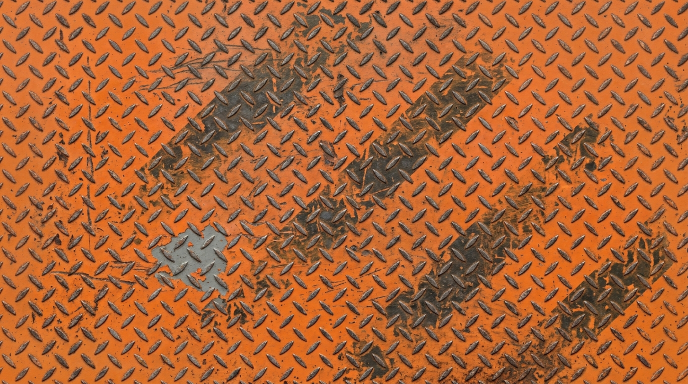
#> input picture A_seamless_tileable_texture_he_1.jpg, 1376 x 768 px (shown at 1/2 size)
$ python gen_garage_assets.py
#> lines starting #> are read from the running program, lines starting #| are printed output that depends on the picture
# -*- coding: utf-8 -*-
"""Ассеты гаража-меню (03.09.2026): монета-гайка, значок «ролик» и
текстуры бокса. Отдельно от gen_ui_assets.py — тот перезаписывает
значки оружия, а wg_mine.png правился руками (.bak рядом).

Запуск:  py tools/gen_garage_assets.py   (из корня проекта)

  assets/ui/garage/coin.png          — жёлтая гайка-монета (64x64)
  assets/ui/garage/play.png          — белый треугольник «ролик» (40x40)
  assets/ui/garage/wall_panels.png   — светлая рифлёная стена, тайл
  assets/ui/garage/concrete.png      — тёплый бетон пола, тайл
  assets/ui/garage/diamond_orange.jpg — оранжевый рифлёный лист
                                        (референс из корня, 1024 px)
"""
import os
import math
import numpy as np
from PIL import Image, ImageDraw, ImageFilter

ROOT = os.path.dirname(os.path.dirname(os.path.abspath(__file__)))
OUT = os.path.join(ROOT, "assets", "ui", "garage")
os.makedirs(OUT, exist_ok=True)

INK = (23, 27, 32)
YELLOW = (242, 194, 28)
YELLOW_DARK = (196, 150, 14)


def hexagon(cx, cy, r, rot=0.0):
    return [(cx + r * math.cos(rot + i * math.pi / 3),
             cy + r * math.sin(rot + i * math.pi / 3)) for i in range(6)]


def bake_coin(size=64):
    """Гайка-монета: жёлтый шестигранник с чернильным кантом и отверстием."""
#> called with size = 64
    s = size * 4  # рисуем крупно, потом уменьшаем — гладкие кромки
    img = Image.new("RGBA", (s, s), (0, 0, 0, 0))
#> img: PIL image 256x256 RGBA; every value is 0
    d = ImageDraw.Draw(img)
    c = s / 2
    d.polygon(hexagon(c, c, s * 0.47), fill=INK + (255,))
    d.polygon(hexagon(c, c, s * 0.41), fill=YELLOW + (255,))
    # Тень нижних граней — объём.
    d.polygon(hexagon(c, c + s * 0.03, s * 0.41), fill=YELLOW_DARK + (110,))
    d.polygon(hexagon(c, c, s * 0.41), fill=YELLOW + (0,))
    d.polygon(hexagon(c, c - s * 0.015, s * 0.385), fill=YELLOW + (255,))
    # Отверстие.
    d.ellipse((c - s * 0.17, c - s * 0.17, c + s * 0.17, c + s * 0.17),
              fill=INK + (255,))
    d.ellipse((c - s * 0.12, c - s * 0.12, c + s * 0.12, c + s * 0.12),
              fill=YELLOW_DARK + (255,))
    # Блик.
    d.pieslice((c - s * 0.36, c - s * 0.36, c + s * 0.36, c + s * 0.36),
               200, 250, fill=(255, 255, 255, 70))
    return img.resize((size, size), Image.LANCZOS)


def bake_play(size=40):
    """Треугольник «ролик»: белый с чернильной обводкой (на бирюзе)."""
#> called with size = 40
    s = size * 4
    img = Image.new("RGBA", (s, s), (0, 0, 0, 0))
#> img: PIL image 160x160 RGBA; every value is 0
    d = ImageDraw.Draw(img)
    pts = [(s * 0.22, s * 0.12), (s * 0.22, s * 0.88), (s * 0.88, s * 0.5)]
    d.polygon(pts, fill=INK + (255,))
    inner = [(s * 0.30, s * 0.26), (s * 0.30, s * 0.74), (s * 0.76, s * 0.5)]
    d.polygon(inner, fill=(255, 255, 255, 255))
    return img.resize((size, size), Image.LANCZOS)
#> returned value: PIL image 40x40 RGBA


def noise(h, w, seed, octaves=(4, 16, 64), amp=1.0):
#> called with h = 512, w = 256, seed = 11, octaves = (8, 32, 128), amp = 3
    rng = np.random.default_rng(seed)
    acc = np.zeros((h, w), dtype=np.float32)
    for k, cells in enumerate(octaves):
        small = rng.normal(0, 1, (cells, cells)).astype(np.float32)
        img = Image.fromarray(small, "F").resize((w, h), Image.BICUBIC)
        acc += np.asarray(img) * (amp / (k + 1))
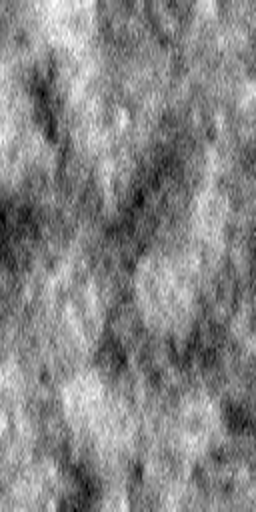
#> acc: shape (512, 256) float32; min -9.18, max 8.09, mean -0.129; drawn with min black and max white
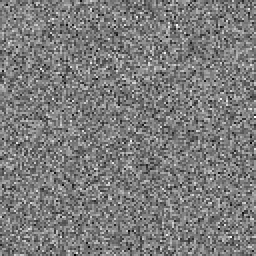
#> small: shape (128, 128) float32 (shown 2 times larger); min -3.63, max 3.83, mean 0.000734; drawn with min black and max white
    return acc


def bake_wall(w=256, h=512, ribs=8):
    """Светлая рифлёная стена бокса: горизонтальные панели, шов снизу."""
    base = np.array((201, 193, 180), dtype=np.float32)
    yy = np.arange(h)[:, None]
    period = h / ribs
    t = (yy % period) / period                      # 0..1 внутри панели
    shade = 1.0 + 0.10 * np.cos(t * 2 * math.pi)    # выпуклая панель
    seam = np.where(t > 0.94, 0.68, 1.0)            # тёмный шов
    arr = np.ones((h, w, 3), dtype=np.float32) * base
    arr *= (shade * seam)[:, :, None]
    arr += noise(h, w, 11, (8, 32, 128), 3.0)[:, :, None]
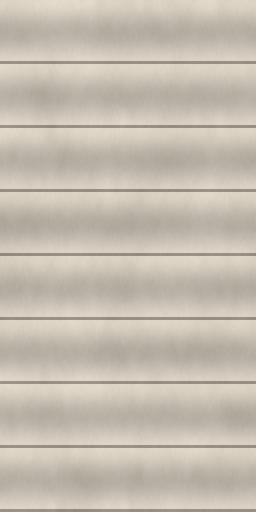
#> arr: shape (512, 256, 3) float32; mean of channels 0, 1, 2 197.6, 189.7, 176.9; drawn as R, G, B
    return Image.fromarray(np.clip(arr, 0, 255).astype(np.uint8), "RGB")
#> returned value: PIL image 256x512 RGB


def bake_concrete(size=512):
    """Тёплый серый бетон с пятнами — пол бокса."""
#> called with size = 512
    base = np.array((150, 145, 138), dtype=np.float32)
#> base = [150, 145, 138]
    n = noise(size, size, 5, (4, 8, 32, 128), 9.0)
#> call 2 of noise, with h = 512, w = 512, seed = 5, octaves = (4, 8, 32, 128), amp = 9
#> after the loop in noise (call 2), `for k, cells in enumerate(octaves):`:
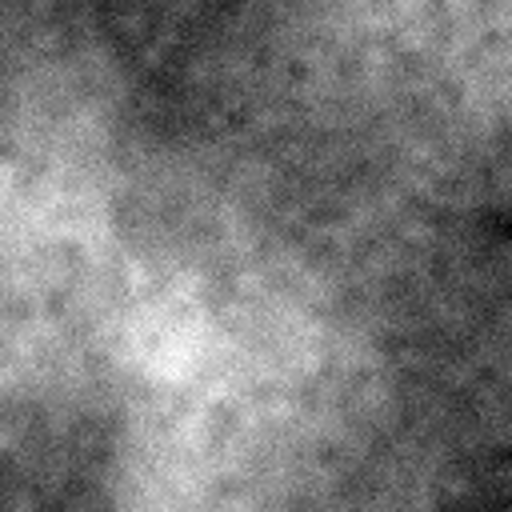
#> acc: shape (512, 512) float32; min -32.71, max 31.88, mean -1.6; drawn with min black and max white
#> after the loop in noise (call 2), `for k, cells in enumerate(octaves):`:
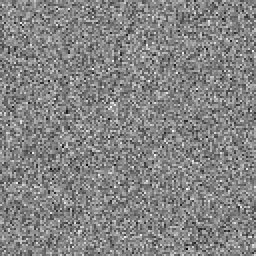
#> small: shape (128, 128) float32 (shown 2 times larger); min -4.02, max 3.75, mean 0.0154; drawn with min black and max white
    arr = np.ones((size, size, 3), dtype=np.float32) * base + n[:, :, None]
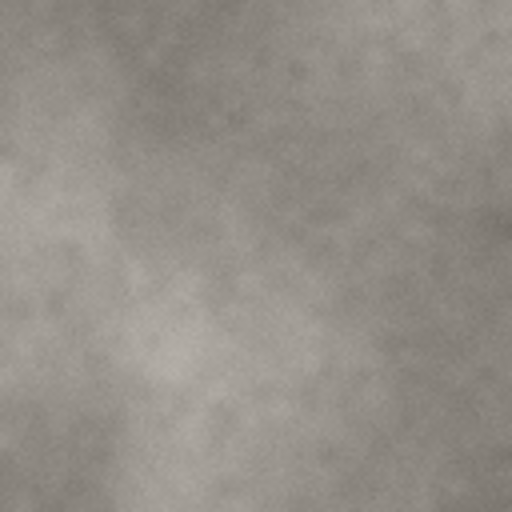
#> arr: shape (512, 512, 3) float32; mean of channels 0, 1, 2 148.4, 143.4, 136.4; drawn as R, G, B
    # Мелкая крошка.
    rng = np.random.default_rng(9)
    arr += rng.normal(0, 3.5, (size, size, 1))
    return Image.fromarray(np.clip(arr, 0, 255).astype(np.uint8), "RGB")
#> returned value: PIL image 512x512 RGB


def main():
    bake_coin().save(os.path.join(OUT, "coin.png"))
    bake_play().save(os.path.join(OUT, "play.png"))
    bake_wall().save(os.path.join(OUT, "wall_panels.png"))
    bake_concrete().save(os.path.join(OUT, "concrete.png"))
    src = os.path.join(ROOT, "A_seamless_tileable_texture_he_1.jpg")
    dia = Image.open(src).convert("RGB")
#> dia is the input picture: PIL image 1376x768 RGB; mean R, G, B 171.8, 100, 55.3
    dia = dia.resize((1024, int(1024 * dia.height / dia.width)), Image.LANCZOS)
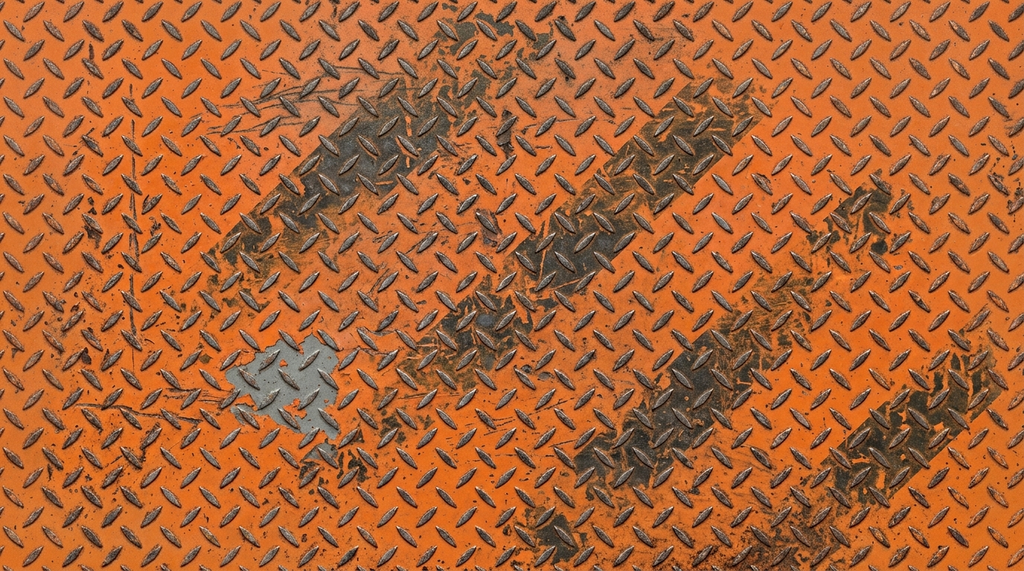
#> dia: PIL image 1024x571 RGB; mean R, G, B 171.8, 100, 55.3
    dia.save(os.path.join(OUT, "diamond_orange.jpg"), quality=88)
    print("ok ->", OUT)


if __name__ == "__main__":
    main()

$ run again, with A_seamless_tileable_texture_he_2.jpg copied over A_seamless_tileable_texture_he_1.jpg
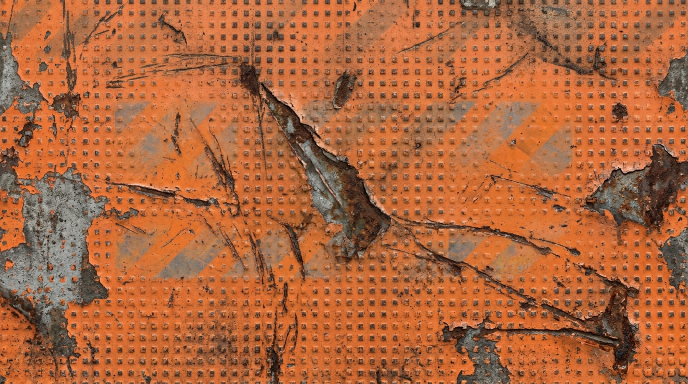
#> input picture A_seamless_tileable_texture_he_2.jpg, 1376 x 768 px (shown at 1/2 size)
#> base = [150, 145, 138]
#> in main, dia is the input picture: PIL image 1376x768 RGB; mean R, G, B 173.8, 103, 63
#> in main, `dia = dia.resize((1024, int(1024 * dia.height / dia.width)), Image.LAN..`:
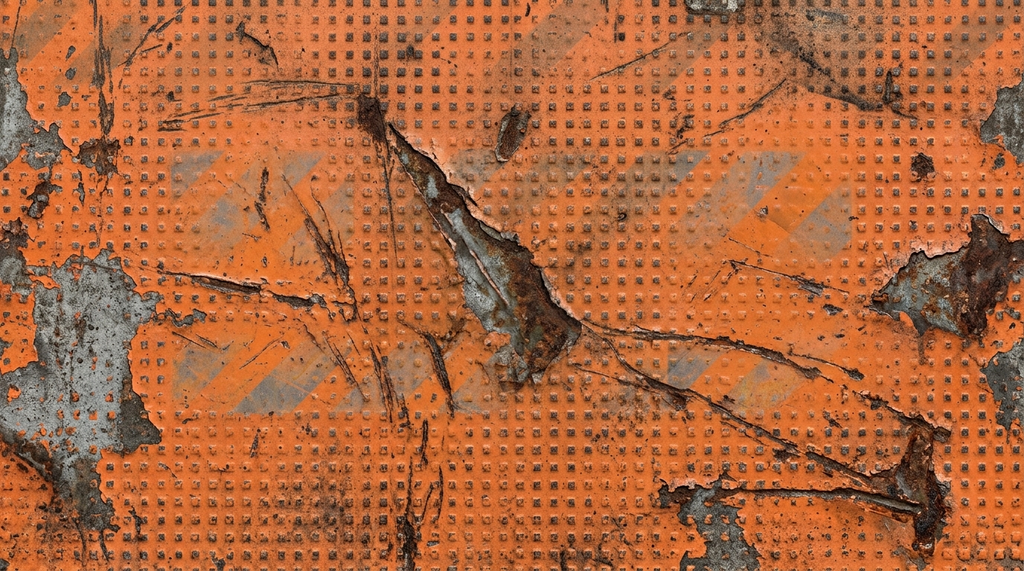
#> dia: PIL image 1024x571 RGB; mean R, G, B 173.8, 103, 63
